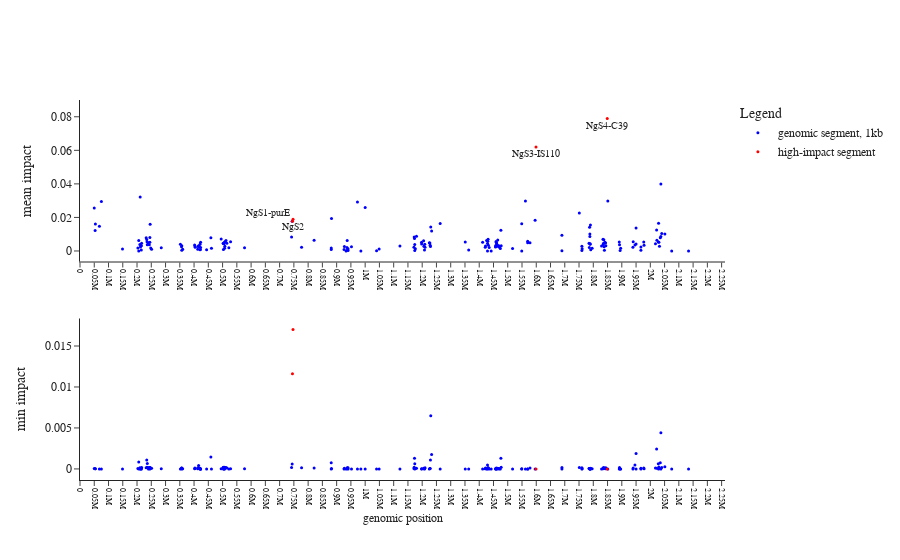

Notebook code for this chart:
### Code cell
# copy of plasmo cell above
# adjusted for the neis figure

#assign colors to markers
prediction_df['is_max'] = prediction_df.apply(
    lambda x: x.mean_impact == prediction_df.loc[prediction_df.position == x.position].mean_impact.max(),
    axis=1,
)
prediction_df['marker_color'] = prediction_df.apply(
    lambda x: 'red' if (x.is_sig and x.is_max) else 'blue',
    axis=1,
)

#add text labels for sig ones
prediction_df['text_label'] = prediction_df.apply(
    lambda x: sig_map[x.position] if x.marker_color == 'red' else '',
    axis=1,
)
prediction_df['text_position'] = prediction_df.text_label.apply(_get_text_position)

fig = make_subplots(
    rows=2, cols=1,
    x_title = 'genomic position',
)
rows = prediction_df
sig = rows.loc[rows['is_sig'] & rows['is_max']]
non_sig = rows.loc[~rows['is_sig']]

fig.add_trace(
    go.Scatter(
        x=non_sig['position'],
        y=non_sig['mean_impact'],
        mode='markers',
        name='genomic segment, 1kb',
        marker=dict(color='blue', size=3),
    ), row=1, col=1,
)
fig.add_trace(
    go.Scatter(
        x=sig['position'],
        y=sig['mean_impact'],
        mode='markers+text',
        name='high-impact segment',
        text=list(sig.text_label.values),
        textposition=list(sig.text_position.values),
        textfont=dict(size=10),
        marker=dict(color='red', size=3),
    ), row=1, col=1,
)
fig.add_trace(
    go.Scatter(
        x=non_sig['position'],
        y=non_sig['min_impact'],
        showlegend=False,
        mode='markers',
        marker=dict(color='blue', size=3),
    ), row=2, col=1,
)
fig.add_trace(
    go.Scatter(
        x=sig['position'],
        y=sig['min_impact'],
        mode='markers',
        showlegend=False,
        marker=dict(color='red', size=3),
    ), row=2, col=1,
)

# hide y axis and fix x axis tick labels
for r in [1, 2]:
    fig.update_xaxes(autorangeoptions=dict(minallowed=0), tickmode='linear', tick0=50000, dtick=50000, tickfont=dict(
        size=8, 
    ), tickangle=90, row=r, col=1)


fig.update_yaxes(title='mean impact', autorangeoptions=dict(maxallowed=0.09), row=1, col=1)
fig.update_yaxes(title='min impact', row=2, col=1)
fig.update_layout(template='simple_white', legend_title_text='Legend', font_family='Arial')
fig.update_annotations(font_size=12)

### Figure 1 — Plotly figure (JSON) as saved in the notebook; plotly's stock layout.template omitted (floating-point values rounded to 4 significant figures; data arrays with more than 128 entries replaced by an {"elided": "..."} marker saying what was removed)
{"data": [{"marker": {"color": "blue", "size": 3}, "mode": "markers", "name": "genomic segment, 1kb", "type": "scatter", "x": {"elided": "197 int values"}, "xaxis": "x", "y": {"elided": "197 float values"}, "yaxis": "y"}, {"marker": {"color": "red", "size": 3}, "mode": "markers+text", "name": "high-impact segment", "text": ["NgS1-purE", "NgS2", "NgS3-IS110", "NgS4-C39"], "textfont": {"size": 10}, "textposition": ["top left", "bottom center", "bottom center", "bottom center"], "type": "scatter", "x": [745000, 747000, 1599000, 1849000], "xaxis": "x", "y": [0.01774, 0.01894, 0.06194, 0.07892], "yaxis": "y"}, {"marker": {"color": "blue", "size": 3}, "mode": "markers", "showlegend": false, "type": "scatter", "x": {"elided": "197 int values"}, "xaxis": "x2", "y": {"elided": "197 float values"}, "yaxis": "y2"}, {"marker": {"color": "red", "size": 3}, "mode": "markers", "showlegend": false, "type": "scatter", "x": [745000, 747000, 1599000, 1849000], "xaxis": "x2", "y": [0.01163, 0.017, 3.79e-20, 4.02e-07], "yaxis": "y2"}], "layout": {"annotations": [{"font": {"size": 12}, "showarrow": false, "text": "genomic position", "x": 0.5, "xanchor": "center", "xref": "paper", "y": 0, "yanchor": "top", "yref": "paper", "yshift": -30}], "font": {"family": "Arial"}, "legend": {"title": {"text": "Legend"}}, "xaxis": {"anchor": "y", "autorangeoptions": {"minallowed": 0}, "domain": [0, 1], "dtick": 50000, "tick0": 50000, "tickangle": 90, "tickfont": {"size": 8}, "tickmode": "linear"}, "xaxis2": {"anchor": "y2", "autorangeoptions": {"minallowed": 0}, "domain": [0, 1], "dtick": 50000, "tick0": 50000, "tickangle": 90, "tickfont": {"size": 8}, "tickmode": "linear"}, "yaxis": {"anchor": "x", "autorangeoptions": {"maxallowed": 0.09}, "domain": [0.575, 1], "title": {"text": "mean impact"}}, "yaxis2": {"anchor": "x2", "domain": [0, 0.425], "title": {"text": "min impact"}}}}
